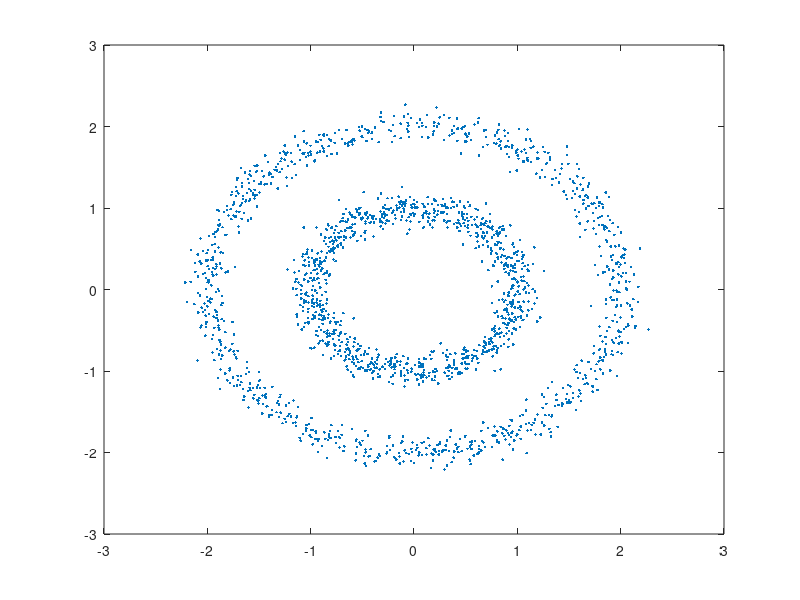

Here is the MATLAB script that generated this plot:
% Input:
%     K      a scalar. The number of clusters.
%     N      a scalar. The number of observations in each cluster.
% Output:
%     data   a matrix of two columns. Rows for observations.
function data = data_generate(K, N)
if nargin < 1
    K = 2;
end
if nargin < 2
    N = 1000;
end

data = zeros(N * K, 2);
sigma = 0.1;

for i = 1:K
    r = i;
    theta = rand(1, 1000) * 2 * pi;
    data((i*N-N)+1 : i*N, 1) = r * cos(theta) + randn(1, 1000) * sigma;
    data((i*N-N)+1 : i*N, 2) = r * sin(theta) + randn(1, 1000) * sigma;
end

plot(data(:,1), data(:,2), '.')

end
